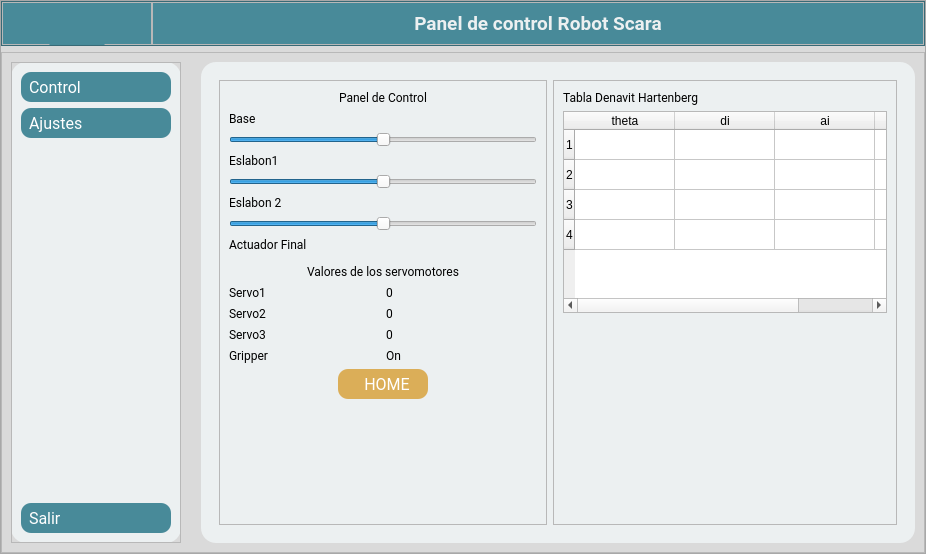
<?xml version="1.0" encoding="UTF-8"?>
<ui version="4.0">
 <class>MainWindow</class>
 <widget class="QMainWindow" name="MainWindow">
  <property name="geometry">
   <rect>
    <x>0</x>
    <y>0</y>
    <width>926</width>
    <height>554</height>
   </rect>
  </property>
  <property name="windowTitle">
   <string>MainWindow</string>
  </property>
  <property name="styleSheet">
   <string notr="true">QPushButton{
border-radius: 10px;
	background-color: rgb(72, 138, 153);
	height:30px;
	color:white;
	font-family: Roboto;
	text-align: left;
	padding-left: 8px;
	font-size: 16px;
}
QPushButton:pressed{
border-radius: 10px;
	background-color: rgb(72, 138, 153);
	height:30px;
	color:white;
	font-family: Roboto;
	background-color: #138D75 ;
}
#Container{
	background-color: #DADADA ;

}
#barTitle{
background-color: rgb(72, 138, 153);
}
#Menu{
background-color: rgb(236, 240, 241);
border-radius:15px;
}
#Body{
background-color: rgb(236, 240, 241);
border-radius:15px;
}
QLabel{
font-family:Roboto;
}
#titulo{
 	color: rgb(236, 240, 241);
	font-size: 19px;
	font-weight: bold;
}
#menuBtn{
	background-color: rgb(72, 138, 153);
	border-radius: 10;

}
#menuBtn::pressed{
	
	background-color: #138D75 ;
}
QTableWidget{

}
QLineEdit{
	border-radius: 5px;
 	border: 2px solid  rgb(72, 138, 153);
}
#conectar{
	text-align: center;
}
#desconectar{
	text-align: center;
}

#homeBtn{
background-color: rgb(219, 174, 88);
text-align:center;
}
#homeBtn:pressed{
border-radius: 10px;
	background-color: rgb(189, 149, 75);
	height:30px;
	color:white;
	font-family: Roboto;
	background-color: #138D75 ;
}

</string>
  </property>
  <widget class="QWidget" name="centralwidget">
   <layout class="QHBoxLayout" name="horizontalLayout_7">
    <property name="spacing">
     <number>0</number>
    </property>
    <property name="leftMargin">
     <number>0</number>
    </property>
    <property name="topMargin">
     <number>0</number>
    </property>
    <property name="rightMargin">
     <number>0</number>
    </property>
    <property name="bottomMargin">
     <number>0</number>
    </property>
    <item>
     <widget class="QFrame" name="Container">
      <property name="frameShape">
       <enum>QFrame::StyledPanel</enum>
      </property>
      <property name="frameShadow">
       <enum>QFrame::Raised</enum>
      </property>
      <layout class="QVBoxLayout" name="verticalLayout_2">
       <property name="leftMargin">
        <number>0</number>
       </property>
       <property name="topMargin">
        <number>0</number>
       </property>
       <property name="rightMargin">
        <number>0</number>
       </property>
       <property name="bottomMargin">
        <number>0</number>
       </property>
       <item>
        <widget class="QFrame" name="barTitle">
         <property name="minimumSize">
          <size>
           <width>0</width>
           <height>45</height>
          </size>
         </property>
         <property name="maximumSize">
          <size>
           <width>16777215</width>
           <height>45</height>
          </size>
         </property>
         <property name="frameShape">
          <enum>QFrame::StyledPanel</enum>
         </property>
         <property name="frameShadow">
          <enum>QFrame::Raised</enum>
         </property>
         <layout class="QHBoxLayout" name="horizontalLayout_2">
          <property name="spacing">
           <number>0</number>
          </property>
          <property name="leftMargin">
           <number>0</number>
          </property>
          <property name="topMargin">
           <number>0</number>
          </property>
          <property name="rightMargin">
           <number>0</number>
          </property>
          <property name="bottomMargin">
           <number>0</number>
          </property>
          <item>
           <widget class="QFrame" name="Home">
            <property name="maximumSize">
             <size>
              <width>150</width>
              <height>16777215</height>
             </size>
            </property>
            <property name="frameShape">
             <enum>QFrame::StyledPanel</enum>
            </property>
            <property name="frameShadow">
             <enum>QFrame::Raised</enum>
            </property>
            <layout class="QHBoxLayout" name="horizontalLayout_6">
             <property name="leftMargin">
              <number>0</number>
             </property>
             <property name="topMargin">
              <number>0</number>
             </property>
             <property name="rightMargin">
              <number>0</number>
             </property>
             <property name="bottomMargin">
              <number>0</number>
             </property>
             <item>
              <widget class="QPushButton" name="menuBtn">
               <property name="minimumSize">
                <size>
                 <width>60</width>
                 <height>45</height>
                </size>
               </property>
               <property name="maximumSize">
                <size>
                 <width>60</width>
                 <height>16777215</height>
                </size>
               </property>
               <property name="text">
                <string/>
               </property>
               <property name="icon">
                <iconset resource="assets.qrc">
                 <normaloff>:/icons/icons/menu.svg</normaloff>:/icons/icons/menu.svg</iconset>
               </property>
               <property name="iconSize">
                <size>
                 <width>35</width>
                 <height>35</height>
                </size>
               </property>
              </widget>
             </item>
            </layout>
           </widget>
          </item>
          <item>
           <widget class="QFrame" name="Title">
            <property name="frameShape">
             <enum>QFrame::StyledPanel</enum>
            </property>
            <property name="frameShadow">
             <enum>QFrame::Raised</enum>
            </property>
            <layout class="QHBoxLayout" name="horizontalLayout_4">
             <property name="spacing">
              <number>0</number>
             </property>
             <property name="leftMargin">
              <number>0</number>
             </property>
             <property name="topMargin">
              <number>0</number>
             </property>
             <property name="rightMargin">
              <number>0</number>
             </property>
             <property name="bottomMargin">
              <number>0</number>
             </property>
             <item>
              <widget class="QLabel" name="titulo">
               <property name="text">
                <string>Panel de control Robot Scara</string>
               </property>
               <property name="alignment">
                <set>Qt::AlignCenter</set>
               </property>
              </widget>
             </item>
            </layout>
           </widget>
          </item>
         </layout>
        </widget>
       </item>
       <item>
        <widget class="QFrame" name="frame_2">
         <property name="frameShape">
          <enum>QFrame::StyledPanel</enum>
         </property>
         <property name="frameShadow">
          <enum>QFrame::Raised</enum>
         </property>
         <layout class="QHBoxLayout" name="horizontalLayout">
          <property name="spacing">
           <number>20</number>
          </property>
          <item>
           <widget class="QFrame" name="Menu">
            <property name="minimumSize">
             <size>
              <width>170</width>
              <height>0</height>
             </size>
            </property>
            <property name="maximumSize">
             <size>
              <width>170</width>
              <height>16777215</height>
             </size>
            </property>
            <property name="frameShape">
             <enum>QFrame::StyledPanel</enum>
            </property>
            <property name="frameShadow">
             <enum>QFrame::Raised</enum>
            </property>
            <layout class="QVBoxLayout" name="verticalLayout_4">
             <property name="spacing">
              <number>0</number>
             </property>
             <property name="leftMargin">
              <number>0</number>
             </property>
             <property name="topMargin">
              <number>0</number>
             </property>
             <property name="rightMargin">
              <number>0</number>
             </property>
             <property name="bottomMargin">
              <number>0</number>
             </property>
             <item>
              <widget class="QFrame" name="frame_3">
               <property name="frameShape">
                <enum>QFrame::StyledPanel</enum>
               </property>
               <property name="frameShadow">
                <enum>QFrame::Raised</enum>
               </property>
               <layout class="QVBoxLayout" name="verticalLayout_7">
                <item>
                 <widget class="QPushButton" name="op1">
                  <property name="text">
                   <string>Control</string>
                  </property>
                  <property name="icon">
                   <iconset resource="assets.qrc">
                    <normaloff>:/icons/icons/control.svg</normaloff>:/icons/icons/control.svg</iconset>
                  </property>
                  <property name="iconSize">
                   <size>
                    <width>25</width>
                    <height>25</height>
                   </size>
                  </property>
                 </widget>
                </item>
                <item>
                 <widget class="QPushButton" name="op2">
                  <property name="text">
                   <string>Ajustes</string>
                  </property>
                  <property name="icon">
                   <iconset resource="assets.qrc">
                    <normaloff>:/icons/icons/settings.svg</normaloff>:/icons/icons/settings.svg</iconset>
                  </property>
                  <property name="iconSize">
                   <size>
                    <width>25</width>
                    <height>25</height>
                   </size>
                  </property>
                 </widget>
                </item>
                <item>
                 <spacer name="verticalSpacer_2">
                  <property name="orientation">
                   <enum>Qt::Vertical</enum>
                  </property>
                  <property name="sizeHint" stdset="0">
                   <size>
                    <width>20</width>
                    <height>40</height>
                   </size>
                  </property>
                 </spacer>
                </item>
                <item>
                 <widget class="QPushButton" name="salir">
                  <property name="text">
                   <string>Salir</string>
                  </property>
                  <property name="icon">
                   <iconset resource="assets.qrc">
                    <normaloff>:/icons/icons/log-out.svg</normaloff>:/icons/icons/log-out.svg</iconset>
                  </property>
                  <property name="iconSize">
                   <size>
                    <width>25</width>
                    <height>25</height>
                   </size>
                  </property>
                 </widget>
                </item>
               </layout>
              </widget>
             </item>
            </layout>
           </widget>
          </item>
          <item>
           <widget class="QFrame" name="Body">
            <property name="frameShape">
             <enum>QFrame::StyledPanel</enum>
            </property>
            <property name="frameShadow">
             <enum>QFrame::Raised</enum>
            </property>
            <layout class="QHBoxLayout" name="horizontalLayout_3">
             <item>
              <widget class="QStackedWidget" name="stackedWidget">
               <property name="currentIndex">
                <number>1</number>
               </property>
               <widget class="QWidget" name="page">
                <layout class="QHBoxLayout" name="horizontalLayout_8">
                 <item>
                  <layout class="QGridLayout" name="gridLayout">
                   <property name="leftMargin">
                    <number>5</number>
                   </property>
                   <property name="topMargin">
                    <number>5</number>
                   </property>
                   <property name="rightMargin">
                    <number>5</number>
                   </property>
                   <property name="bottomMargin">
                    <number>5</number>
                   </property>
                   <property name="spacing">
                    <number>5</number>
                   </property>
                   <item row="5" column="0">
                    <widget class="QLabel" name="label_27">
                     <property name="text">
                      <string>Santiago Chocho</string>
                     </property>
                    </widget>
                   </item>
                   <item row="4" column="0">
                    <widget class="QLabel" name="label_25">
                     <property name="text">
                      <string>Byron Gallegos</string>
                     </property>
                    </widget>
                   </item>
                   <item row="3" column="0">
                    <widget class="QLabel" name="label_23">
                     <property name="text">
                      <string>Victoria Mejia</string>
                     </property>
                    </widget>
                   </item>
                   <item row="2" column="0">
                    <widget class="QLabel" name="label_21">
                     <property name="text">
                      <string>Joan David Encarnacion Diaz</string>
                     </property>
                    </widget>
                   </item>
                   <item row="0" column="0" colspan="2">
                    <widget class="QLabel" name="label_7">
                     <property name="font">
                      <font>
                       <family>Roboto</family>
                       <pointsize>26</pointsize>
                       <weight>75</weight>
                       <bold>true</bold>
                      </font>
                     </property>
                     <property name="text">
                      <string>Sistema de Control Robot Scara</string>
                     </property>
                     <property name="alignment">
                      <set>Qt::AlignCenter</set>
                     </property>
                    </widget>
                   </item>
                   <item row="1" column="0" colspan="2">
                    <widget class="QLabel" name="label_19">
                     <property name="font">
                      <font>
                       <family>Roboto</family>
                       <pointsize>12</pointsize>
                      </font>
                     </property>
                     <property name="text">
                      <string>Elaborado por:</string>
                     </property>
                    </widget>
                   </item>
                   <item row="6" column="0">
                    <widget class="QTextBrowser" name="textBrowser">
                     <property name="html">
                      <string>&lt;!DOCTYPE HTML PUBLIC &quot;-//W3C//DTD HTML 4.0//EN&quot; &quot;http://www.w3.org/TR/REC-html40/strict.dtd&quot;&gt;
&lt;html&gt;&lt;head&gt;&lt;meta name=&quot;qrichtext&quot; content=&quot;1&quot; /&gt;&lt;style type=&quot;text/css&quot;&gt;
p, li { white-space: pre-wrap; }
&lt;/style&gt;&lt;/head&gt;&lt;body style=&quot; font-family:'MS Shell Dlg 2'; font-size:7.8pt; font-weight:400; font-style:normal;&quot;&gt;
&lt;p align=&quot;justify&quot; style=&quot; margin-top:0px; margin-bottom:17px; margin-left:0px; margin-right:0px; -qt-block-indent:0; text-indent:0px; background-color:#ffffff;&quot;&gt;&lt;span style=&quot; font-family:'Roboto,sans-serif'; font-size:8pt; color:#666666; background-color:#ffffff;&quot;&gt;Por definición un robot Scara es el acrónimo en inglés de “&lt;/span&gt;&lt;span style=&quot; font-family:'Roboto,sans-serif'; font-size:8pt; font-style:italic; color:#666666; background-color:transparent;&quot;&gt;Selective Compliant Assembly o Articulated Robot Arm&lt;/span&gt;&lt;span style=&quot; font-family:'Roboto,sans-serif'; font-size:8pt; color:#666666;&quot;&gt;”, que en castellano significa “&lt;/span&gt;&lt;span style=&quot; font-family:'Roboto,sans-serif'; font-size:8pt; font-style:italic; color:#666666; background-color:transparent;&quot;&gt;Brazo de Robot de Montaje Selectivamente Adaptable&lt;/span&gt;&lt;span style=&quot; font-family:'Roboto,sans-serif'; font-size:8pt; color:#666666;&quot;&gt;”. Se caracteriza por ser un robot de pequeñas dimensiones que principalmente ha sido diseñado para realizar trabajos repetitivos a gran velocidad y con mucha precisión. Realizan aplicaciones de coger y dejar piezas de un punto A a un punto B, que en inglés lo definimos como Pick &amp;amp; Place.&lt;/span&gt;&lt;/p&gt;
&lt;p align=&quot;justify&quot; style=&quot; margin-top:0px; margin-bottom:17px; margin-left:0px; margin-right:0px; -qt-block-indent:0; text-indent:0px; background-color:#ffffff;&quot;&gt;&lt;span style=&quot; font-family:'Roboto,sans-serif'; font-size:8pt; color:#666666; background-color:#ffffff;&quot;&gt;Se caracterizan por disponer normalmente de 4 grados de libertad (los hay de 3 ejes) y de realizar trabajos con posicionamiento horizontal. Trabaja con movimientos rotacionales en los ejes X e Y, y es rígido en el eje Z. El robot va instalado sobre un pedestal que se puede desplazar rápidamente de lugar.&lt;/span&gt;&lt;/p&gt;
&lt;p align=&quot;justify&quot; style=&quot; margin-top:0px; margin-bottom:17px; margin-left:0px; margin-right:0px; -qt-block-indent:0; text-indent:0px; background-color:#ffffff;&quot;&gt;&lt;span style=&quot; font-family:'Roboto,sans-serif'; font-size:8pt; color:#666666; background-color:#ffffff;&quot;&gt;La propuesta más avanzada de robots Scara que en la actualidad ofrece el fabricante japonés Yaskawa es la serie SG. Está compuesta por las versiones SG400 y SG650, dos aplicaciones que ofrecen al mercado la fiables para trabajos exigentes que requieren de alto rendimiento, tanto en velocidad como en precisión.&lt;/span&gt;&lt;/p&gt;
&lt;p style=&quot; margin-top:0px; margin-bottom:17px; margin-left:0px; margin-right:0px; -qt-block-indent:0; text-indent:0px; background-color:#ffffff;&quot;&gt;&lt;span style=&quot; font-family:'Roboto,sans-serif'; font-size:8pt; color:#666666; background-color:#ffffff;&quot;&gt;Con un grado de repetitividad en ambos modelos de 0.01 mm, puede desplazar piezas de hasta 6 kg en la versión más avanzada. El rango de trabajo es de hasta los 650 mm, convirtiendo a los robots Motoman de la serie SG en una de las mejores alternativas para realizar procesos avanzados de Pick &amp;amp; Place y ensamblaje para el sector farmacéutico, electrónico y alimentario.&lt;/span&gt;&lt;/p&gt;&lt;/body&gt;&lt;/html&gt;</string>
                     </property>
                    </widget>
                   </item>
                   <item row="2" column="1" rowspan="5">
                    <widget class="QLabel" name="label_29">
                     <property name="maximumSize">
                      <size>
                       <width>250</width>
                       <height>330</height>
                      </size>
                     </property>
                     <property name="text">
                      <string/>
                     </property>
                     <property name="pixmap">
                      <pixmap resource="assets.qrc">:/images/images/2251366.jpeg</pixmap>
                     </property>
                     <property name="scaledContents">
                      <bool>true</bool>
                     </property>
                    </widget>
                   </item>
                  </layout>
                 </item>
                </layout>
               </widget>
               <widget class="QWidget" name="page1">
                <layout class="QHBoxLayout" name="horizontalLayout_5">
                 <item>
                  <widget class="QFrame" name="frame">
                   <property name="frameShape">
                    <enum>QFrame::StyledPanel</enum>
                   </property>
                   <property name="frameShadow">
                    <enum>QFrame::Raised</enum>
                   </property>
                   <layout class="QVBoxLayout" name="verticalLayout_5">
                    <item>
                     <layout class="QGridLayout" name="controls">
                      <item row="9" column="0">
                       <widget class="QFrame" name="frame_5">
                        <property name="frameShape">
                         <enum>QFrame::StyledPanel</enum>
                        </property>
                        <property name="frameShadow">
                         <enum>QFrame::Raised</enum>
                        </property>
                       </widget>
                      </item>
                      <item row="12" column="0">
                       <layout class="QHBoxLayout" name="horizontalLayout_12">
                        <item>
                         <widget class="QLabel" name="label_14">
                          <property name="text">
                           <string>Servo2</string>
                          </property>
                         </widget>
                        </item>
                        <item>
                         <widget class="QLabel" name="s2">
                          <property name="text">
                           <string>0</string>
                          </property>
                         </widget>
                        </item>
                       </layout>
                      </item>
                      <item row="3" column="0">
                       <widget class="QLabel" name="label_4">
                        <property name="text">
                         <string>Eslabon1</string>
                        </property>
                       </widget>
                      </item>
                      <item row="7" column="0">
                       <widget class="QLabel" name="label_6">
                        <property name="text">
                         <string>Actuador Final</string>
                        </property>
                       </widget>
                      </item>
                      <item row="5" column="0">
                       <widget class="QLabel" name="label_5">
                        <property name="text">
                         <string>Eslabon 2</string>
                        </property>
                       </widget>
                      </item>
                      <item row="0" column="0">
                       <widget class="QLabel" name="label_2">
                        <property name="text">
                         <string>Panel de Control</string>
                        </property>
                        <property name="alignment">
                         <set>Qt::AlignCenter</set>
                        </property>
                       </widget>
                      </item>
                      <item row="10" column="0">
                       <widget class="QLabel" name="label_10">
                        <property name="text">
                         <string>Valores de los servomotores</string>
                        </property>
                        <property name="alignment">
                         <set>Qt::AlignCenter</set>
                        </property>
                       </widget>
                      </item>
                      <item row="8" column="0">
                       <layout class="QVBoxLayout" name="customBtn"/>
                      </item>
                      <item row="6" column="0">
                       <widget class="QSlider" name="servo3">
                        <property name="minimum">
                         <number>0</number>
                        </property>
                        <property name="maximum">
                         <number>180</number>
                        </property>
                        <property name="value">
                         <number>90</number>
                        </property>
                        <property name="orientation">
                         <enum>Qt::Horizontal</enum>
                        </property>
                       </widget>
                      </item>
                      <item row="11" column="0">
                       <layout class="QHBoxLayout" name="horizontalLayout_11">
                        <item>
                         <widget class="QLabel" name="label_11">
                          <property name="text">
                           <string>Servo1</string>
                          </property>
                         </widget>
                        </item>
                        <item>
                         <widget class="QLabel" name="s1">
                          <property name="text">
                           <string>0</string>
                          </property>
                         </widget>
                        </item>
                       </layout>
                      </item>
                      <item row="2" column="0">
                       <widget class="QSlider" name="servo1">
                        <property name="minimum">
                         <number>0</number>
                        </property>
                        <property name="maximum">
                         <number>180</number>
                        </property>
                        <property name="value">
                         <number>90</number>
                        </property>
                        <property name="orientation">
                         <enum>Qt::Horizontal</enum>
                        </property>
                       </widget>
                      </item>
                      <item row="19" column="0">
                       <spacer name="verticalSpacer">
                        <property name="orientation">
                         <enum>Qt::Vertical</enum>
                        </property>
                        <property name="sizeHint" stdset="0">
                         <size>
                          <width>20</width>
                          <height>40</height>
                         </size>
                        </property>
                       </spacer>
                      </item>
                      <item row="13" column="0">
                       <layout class="QHBoxLayout" name="horizontalLayout_13">
                        <item>
                         <widget class="QLabel" name="label_16">
                          <property name="text">
                           <string>Servo3</string>
                          </property>
                         </widget>
                        </item>
                        <item>
                         <widget class="QLabel" name="s3">
                          <property name="text">
                           <string>0</string>
                          </property>
                         </widget>
                        </item>
                       </layout>
                      </item>
                      <item row="14" column="0">
                       <layout class="QHBoxLayout" name="horizontalLayout_14">
                        <item>
                         <widget class="QLabel" name="label_18">
                          <property name="text">
                           <string>Gripper</string>
                          </property>
                         </widget>
                        </item>
                        <item>
                         <widget class="QLabel" name="gripper">
                          <property name="text">
                           <string>On</string>
                          </property>
                         </widget>
                        </item>
                       </layout>
                      </item>
                      <item row="4" column="0">
                       <widget class="QSlider" name="servo2">
                        <property name="minimum">
                         <number>0</number>
                        </property>
                        <property name="maximum">
                         <number>180</number>
                        </property>
                        <property name="value">
                         <number>90</number>
                        </property>
                        <property name="orientation">
                         <enum>Qt::Horizontal</enum>
                        </property>
                       </widget>
                      </item>
                      <item row="1" column="0">
                       <widget class="QLabel" name="label_3">
                        <property name="text">
                         <string>Base</string>
                        </property>
                       </widget>
                      </item>
                      <item row="16" column="0">
                       <layout class="QHBoxLayout" name="horizontalLayout_22">
                        <item>
                         <widget class="QPushButton" name="homeBtn">
                          <property name="maximumSize">
                           <size>
                            <width>90</width>
                            <height>16777215</height>
                           </size>
                          </property>
                          <property name="text">
                           <string>HOME</string>
                          </property>
                         </widget>
                        </item>
                       </layout>
                      </item>
                     </layout>
                    </item>
                   </layout>
                  </widget>
                 </item>
                 <item>
                  <widget class="QFrame" name="frame_4">
                   <property name="minimumSize">
                    <size>
                     <width>344</width>
                     <height>0</height>
                    </size>
                   </property>
                   <property name="frameShape">
                    <enum>QFrame::StyledPanel</enum>
                   </property>
                   <property name="frameShadow">
                    <enum>QFrame::Raised</enum>
                   </property>
                   <layout class="QVBoxLayout" name="verticalLayout_6">
                    <item>
                     <widget class="QLabel" name="label">
                      <property name="text">
                       <string>Tabla Denavit Hartenberg</string>
                      </property>
                     </widget>
                    </item>
                    <item>
                     <widget class="QTableWidget" name="tableWidget">
                      <row>
                       <property name="text">
                        <string>1</string>
                       </property>
                      </row>
                      <row>
                       <property name="text">
                        <string>2</string>
                       </property>
                      </row>
                      <row>
                       <property name="text">
                        <string>3</string>
                       </property>
                      </row>
                      <row>
                       <property name="text">
                        <string>4</string>
                       </property>
                      </row>
                      <column>
                       <property name="text">
                        <string>theta</string>
                       </property>
                      </column>
                      <column>
                       <property name="text">
                        <string>di</string>
                       </property>
                      </column>
                      <column>
                       <property name="text">
                        <string>ai</string>
                       </property>
                      </column>
                      <column>
                       <property name="text">
                        <string>alpha</string>
                       </property>
                      </column>
                     </widget>
                    </item>
                    <item>
                     <spacer name="verticalSpacer_3">
                      <property name="orientation">
                       <enum>Qt::Vertical</enum>
                      </property>
                      <property name="sizeHint" stdset="0">
                       <size>
                        <width>20</width>
                        <height>40</height>
                       </size>
                      </property>
                     </spacer>
                    </item>
                   </layout>
                  </widget>
                 </item>
                </layout>
               </widget>
               <widget class="QWidget" name="page3">
                <layout class="QHBoxLayout" name="horizontalLayout_10">
                 <item>
                  <widget class="QLabel" name="label_9">
                   <property name="text">
                    <string>VISTA DE INFORMACION</string>
                   </property>
                  </widget>
                 </item>
                </layout>
               </widget>
               <widget class="QWidget" name="page2">
                <layout class="QHBoxLayout" name="horizontalLayout_9">
                 <item>
                  <widget class="QFrame" name="frame_7">
                   <property name="frameShape">
                    <enum>QFrame::StyledPanel</enum>
                   </property>
                   <property name="frameShadow">
                    <enum>QFrame::Raised</enum>
                   </property>
                   <layout class="QVBoxLayout" name="verticalLayout_3">
                    <item>
                     <layout class="QVBoxLayout" name="verticalLayout">
                      <item>
                       <widget class="QLabel" name="label_8">
                        <property name="font">
                         <font>
                          <family>Roboto</family>
                          <pointsize>20</pointsize>
                         </font>
                        </property>
                        <property name="text">
                         <string>Ajustes</string>
                        </property>
                        <property name="alignment">
                         <set>Qt::AlignCenter</set>
                        </property>
                       </widget>
                      </item>
                      <item>
                       <widget class="QLabel" name="label_12">
                        <property name="font">
                         <font>
                          <family>Roboto</family>
                          <pointsize>14</pointsize>
                         </font>
                        </property>
                        <property name="text">
                         <string>Velocidad:</string>
                        </property>
                       </widget>
                      </item>
                      <item>
                       <layout class="QHBoxLayout" name="horizontalLayout_15">
                        <item>
                         <widget class="QRadioButton" name="baud1">
                          <property name="font">
                           <font>
                            <family>Open Sans</family>
                            <pointsize>14</pointsize>
                           </font>
                          </property>
                          <property name="text">
                           <string>9600</string>
                          </property>
                          <property name="checked">
                           <bool>true</bool>
                          </property>
                         </widget>
                        </item>
                        <item>
                         <widget class="QRadioButton" name="baud2">
                          <property name="font">
                           <font>
                            <family>Roboto</family>
                            <pointsize>14</pointsize>
                           </font>
                          </property>
                          <property name="text">
                           <string>19200</string>
                          </property>
                         </widget>
                        </item>
                        <item>
                         <widget class="QRadioButton" name="baud3">
                          <property name="font">
                           <font>
                            <family>Roboto</family>
                            <pointsize>14</pointsize>
                           </font>
                          </property>
                          <property name="text">
                           <string>115200</string>
                          </property>
                         </widget>
                        </item>
                       </layout>
                      </item>
                      <item>
                       <widget class="QLabel" name="label_13">
                        <property name="font">
                         <font>
                          <family>Roboto</family>
                          <pointsize>14</pointsize>
                         </font>
                        </property>
                        <property name="text">
                         <string>Paridad:</string>
                        </property>
                       </widget>
                      </item>
                      <item>
                       <layout class="QHBoxLayout" name="paridad_container"/>
                      </item>
                      <item>
                       <widget class="QLabel" name="label_15">
                        <property name="font">
                         <font>
                          <family>Roboto</family>
                          <pointsize>14</pointsize>
                         </font>
                        </property>
                        <property name="text">
                         <string>Com:</string>
                        </property>
                       </widget>
                      </item>
                      <item>
                       <widget class="QLineEdit" name="puerto">
                        <property name="font">
                         <font>
                          <pointsize>14</pointsize>
                         </font>
                        </property>
                       </widget>
                      </item>
                      <item>
                       <layout class="QHBoxLayout" name="horizontalLayout_19">
                        <item>
                         <widget class="QPushButton" name="conectar">
                          <property name="maximumSize">
                           <size>
                            <width>150</width>
                            <height>16777215</height>
                           </size>
                          </property>
                          <property name="text">
                           <string>Conectar</string>
                          </property>
                         </widget>
                        </item>
                       </layout>
                      </item>
                      <item>
                       <layout class="QHBoxLayout" name="horizontalLayout_20">
                        <item>
                         <widget class="QPushButton" name="desconectar">
                          <property name="maximumSize">
                           <size>
                            <width>150</width>
                            <height>16777215</height>
                           </size>
                          </property>
                          <property name="text">
                           <string>Desconectar</string>
                          </property>
                         </widget>
                        </item>
                       </layout>
                      </item>
                      <item>
                       <spacer name="verticalSpacer_4">
                        <property name="orientation">
                         <enum>Qt::Vertical</enum>
                        </property>
                        <property name="sizeHint" stdset="0">
                         <size>
                          <width>20</width>
                          <height>40</height>
                         </size>
                        </property>
                       </spacer>
                      </item>
                     </layout>
                    </item>
                   </layout>
                  </widget>
                 </item>
                 <item>
                  <widget class="QFrame" name="frame_6">
                   <property name="frameShape">
                    <enum>QFrame::StyledPanel</enum>
                   </property>
                   <property name="frameShadow">
                    <enum>QFrame::Raised</enum>
                   </property>
                   <layout class="QVBoxLayout" name="verticalLayout_9">
                    <item>
                     <layout class="QVBoxLayout" name="verticalLayout_8">
                      <item>
                       <widget class="QLabel" name="label_17">
                        <property name="font">
                         <font>
                          <family>Roboto</family>
                          <pointsize>18</pointsize>
                         </font>
                        </property>
                        <property name="text">
                         <string>Configuracion Actual</string>
                        </property>
                        <property name="alignment">
                         <set>Qt::AlignCenter</set>
                        </property>
                       </widget>
                      </item>
                      <item>
                       <layout class="QHBoxLayout" name="horizontalLayout_16">
                        <item>
                         <widget class="QLabel" name="label_20">
                          <property name="font">
                           <font>
                            <family>Roboto</family>
                            <pointsize>14</pointsize>
                           </font>
                          </property>
                          <property name="text">
                           <string>Velocidad</string>
                          </property>
                         </widget>
                        </item>
                        <item>
                         <widget class="QLabel" name="velocidad_ser">
                          <property name="font">
                           <font>
                            <family>Roboto</family>
                            <pointsize>15</pointsize>
                           </font>
                          </property>
                          <property name="text">
                           <string>0</string>
                          </property>
                         </widget>
                        </item>
                       </layout>
                      </item>
                      <item>
                       <layout class="QHBoxLayout" name="horizontalLayout_17">
                        <item>
                         <widget class="QLabel" name="label_22">
                          <property name="font">
                           <font>
                            <family>Roboto</family>
                            <pointsize>14</pointsize>
                           </font>
                          </property>
                          <property name="text">
                           <string>Paridad</string>
                          </property>
                         </widget>
                        </item>
                        <item>
                         <widget class="QLabel" name="parity_ser">
                          <property name="font">
                           <font>
                            <family>Roboto</family>
                            <pointsize>15</pointsize>
                           </font>
                          </property>
                          <property name="text">
                           <string>off</string>
                          </property>
                         </widget>
                        </item>
                       </layout>
                      </item>
                      <item>
                       <layout class="QHBoxLayout" name="horizontalLayout_18">
                        <item>
                         <widget class="QLabel" name="label_24">
                          <property name="font">
                           <font>
                            <family>Roboto</family>
                            <pointsize>14</pointsize>
                           </font>
                          </property>
                          <property name="text">
                           <string>Com</string>
                          </property>
                         </widget>
                        </item>
                        <item>
                         <widget class="QLabel" name="com_ser">
                          <property name="font">
                           <font>
                            <family>Roboto</family>
                            <pointsize>15</pointsize>
                           </font>
                          </property>
                          <property name="text">
                           <string>#####</string>
                          </property>
                         </widget>
                        </item>
                       </layout>
                      </item>
                      <item>
                       <layout class="QHBoxLayout" name="horizontalLayout_21">
                        <item>
                         <widget class="QLabel" name="label_26">
                          <property name="font">
                           <font>
                            <family>Roboto</family>
                            <pointsize>14</pointsize>
                           </font>
                          </property>
                          <property name="text">
                           <string>Estado</string>
                          </property>
                         </widget>
                        </item>
                        <item>
                         <widget class="QLabel" name="estado_ser">
                          <property name="font">
                           <font>
                            <family>Roboto</family>
                            <pointsize>15</pointsize>
                           </font>
                          </property>
                          <property name="text">
                           <string>Desconectado</string>
                          </property>
                         </widget>
                        </item>
                       </layout>
                      </item>
                      <item>
                       <spacer name="verticalSpacer_5">
                        <property name="orientation">
                         <enum>Qt::Vertical</enum>
                        </property>
                        <property name="sizeHint" stdset="0">
                         <size>
                          <width>20</width>
                          <height>40</height>
                         </size>
                        </property>
                       </spacer>
                      </item>
                     </layout>
                    </item>
                   </layout>
                  </widget>
                 </item>
                </layout>
               </widget>
              </widget>
             </item>
            </layout>
           </widget>
          </item>
         </layout>
        </widget>
       </item>
      </layout>
     </widget>
    </item>
   </layout>
  </widget>
 </widget>
 <resources>
  <include location="assets.qrc"/>
 </resources>
 <connections/>
</ui>
